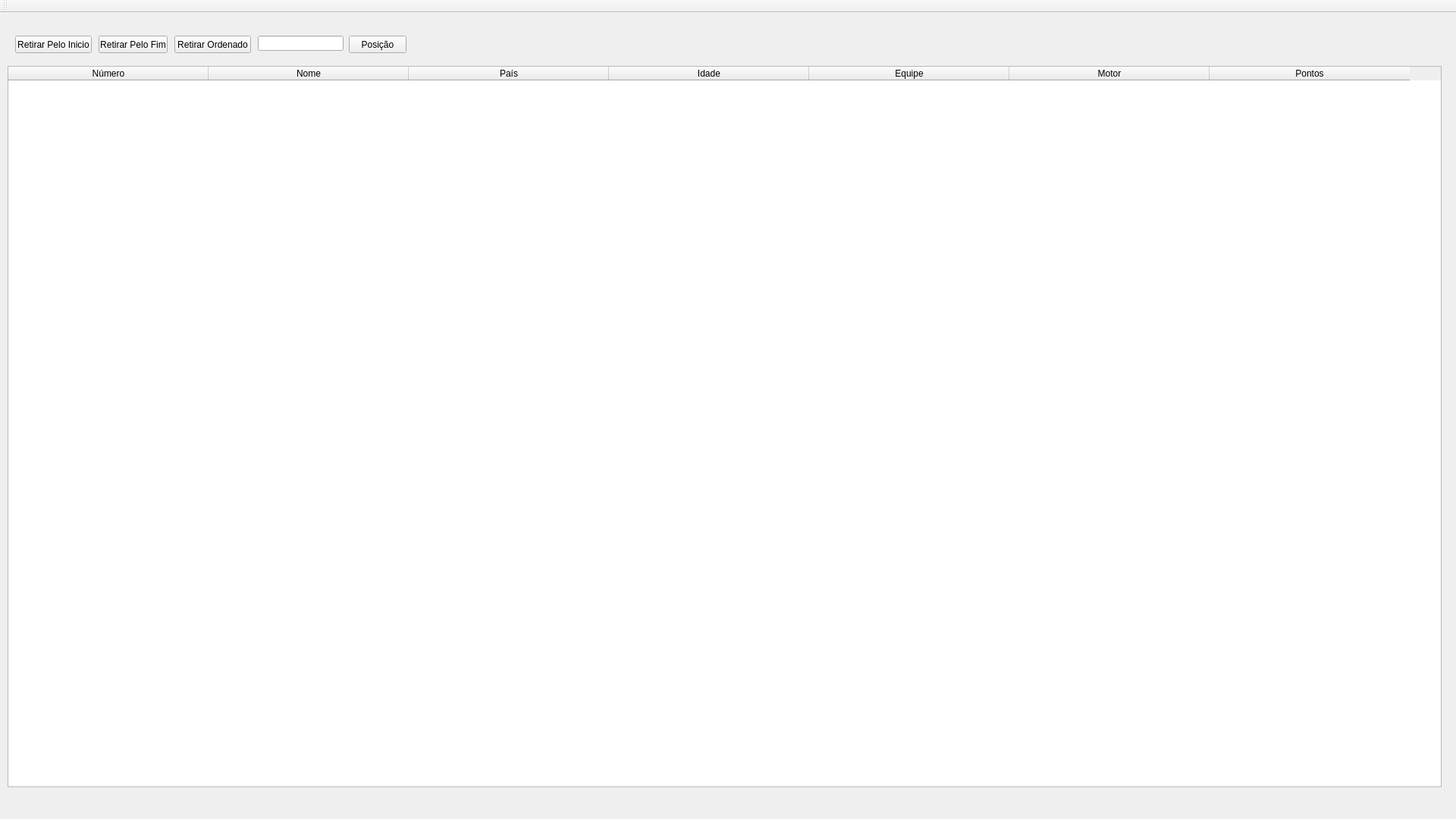
<?xml version="1.0" encoding="UTF-8"?>
<ui version="4.0">
 <class>MainWindow</class>
 <widget class="QMainWindow" name="MainWindow">
  <property name="enabled">
   <bool>true</bool>
  </property>
  <property name="geometry">
   <rect>
    <x>0</x>
    <y>0</y>
    <width>1920</width>
    <height>1080</height>
   </rect>
  </property>
  <property name="minimumSize">
   <size>
    <width>1920</width>
    <height>1080</height>
   </size>
  </property>
  <property name="maximumSize">
   <size>
    <width>1920</width>
    <height>1080</height>
   </size>
  </property>
  <property name="windowTitle">
   <string>MainWindow</string>
  </property>
  <widget class="QWidget" name="centralWidget">
   <widget class="QPushButton" name="pushButtonOrdenarInicio">
    <property name="geometry">
     <rect>
      <x>20</x>
      <y>30</y>
      <width>101</width>
      <height>23</height>
     </rect>
    </property>
    <property name="text">
     <string>Retirar Pelo Inicio</string>
    </property>
   </widget>
   <widget class="QPushButton" name="pushButtonOrdenarFim">
    <property name="geometry">
     <rect>
      <x>130</x>
      <y>30</y>
      <width>91</width>
      <height>23</height>
     </rect>
    </property>
    <property name="text">
     <string>Retirar Pelo Fim</string>
    </property>
   </widget>
   <widget class="QPushButton" name="pushButtonOrdenado">
    <property name="geometry">
     <rect>
      <x>230</x>
      <y>30</y>
      <width>101</width>
      <height>23</height>
     </rect>
    </property>
    <property name="text">
     <string>Retirar Ordenado</string>
    </property>
   </widget>
   <widget class="QPushButton" name="pushButtonPosicao">
    <property name="geometry">
     <rect>
      <x>460</x>
      <y>30</y>
      <width>76</width>
      <height>23</height>
     </rect>
    </property>
    <property name="text">
     <string>Posição</string>
    </property>
   </widget>
   <widget class="QLineEdit" name="lineEditPosicao">
    <property name="geometry">
     <rect>
      <x>340</x>
      <y>30</y>
      <width>113</width>
      <height>20</height>
     </rect>
    </property>
   </widget>
   <widget class="QTableWidget" name="tableWidgetSaida">
    <property name="geometry">
     <rect>
      <x>10</x>
      <y>70</y>
      <width>1891</width>
      <height>951</height>
     </rect>
    </property>
    <property name="minimumSize">
     <size>
      <width>1891</width>
      <height>951</height>
     </size>
    </property>
    <property name="maximumSize">
     <size>
      <width>1891</width>
      <height>951</height>
     </size>
    </property>
    <attribute name="horizontalHeaderDefaultSectionSize">
     <number>264</number>
    </attribute>
    <column>
     <property name="text">
      <string>Número</string>
     </property>
    </column>
    <column>
     <property name="text">
      <string>Nome</string>
     </property>
    </column>
    <column>
     <property name="text">
      <string>País</string>
     </property>
    </column>
    <column>
     <property name="text">
      <string>Idade</string>
     </property>
    </column>
    <column>
     <property name="text">
      <string>Equipe</string>
     </property>
    </column>
    <column>
     <property name="text">
      <string>Motor</string>
     </property>
    </column>
    <column>
     <property name="text">
      <string>Pontos</string>
     </property>
    </column>
   </widget>
  </widget>
  <widget class="QMenuBar" name="menuBar">
   <property name="geometry">
    <rect>
     <x>0</x>
     <y>0</y>
     <width>1920</width>
     <height>21</height>
    </rect>
   </property>
  </widget>
  <widget class="QToolBar" name="mainToolBar">
   <attribute name="toolBarArea">
    <enum>TopToolBarArea</enum>
   </attribute>
   <attribute name="toolBarBreak">
    <bool>false</bool>
   </attribute>
  </widget>
 </widget>
 <layoutdefault spacing="6" margin="11"/>
 <resources/>
 <connections/>
</ui>
